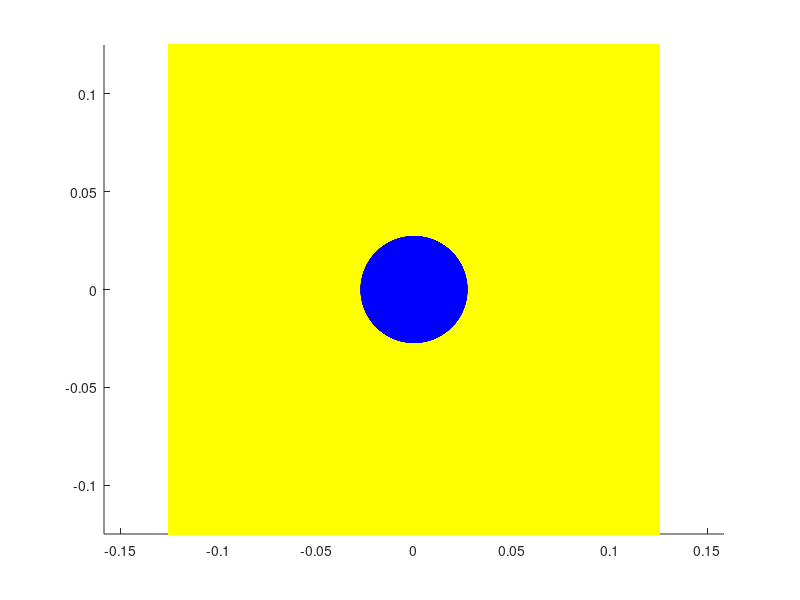

Here is the MATLAB script that generated this plot:
%% generate light ray grid on annulus
clc, clear all; tic
h=1.5;
N = 1000; % rays per side
L_s = .25;
n = -L_s/2 : L_s/(N-1) : L_s/2;
D_d = 0.001;     % detector diameter (1mm to simulate point source)

[Lx,Ly] = meshgrid(n,n);
Lx=Lx(:);
Ly=Ly(:);
F = sqrt(Lx.^2+Ly.^2) <= D_d/2; %is inside PD
Lx(F) = [];
Ly(F) = [];
sources = [Lx, Ly, h*ones(length(Lx),1)];
toc
scatter(Lx,Ly, 'y' ,'.');
axis('equal');
hold on

N = 500; % rays per side
R_d = .050;       % front face diamter (r in the paper, 50mm)
n = -R_d/2 : R_d/(N-1) : R_d/2;
[Rx,Ry] = meshgrid(n,n);
Rx=Rx(:);
Ry=Ry(:);
F = sqrt(Rx.^2+Ry.^2) >= R_d/2; %outside retro face
Rx(F) = [];
Ry(F) = [];
dests = [Rx, Ry, 0*ones(length(Rx),1)];
scatter(Rx,Ry, 'b' ,'o');
hold off
% 
% for i = 1:N
%     for j = 1:N
%         if (X(i,j)) <= s_len
%             F(i,j) = 1;
%         else
%             F(i,j) = 0;
%         end
%     end
% % end
% surf(X,Y,F)
